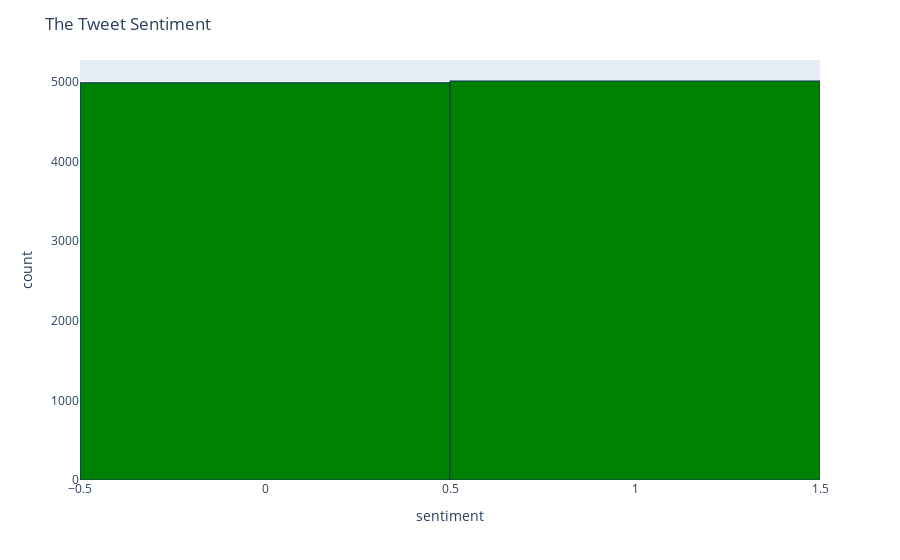

This figure's notebook cell:
### Code cell
# Imports the functions and plot the sentiment
# plotting the sentiment column of the dataset in the 2 category of positive and negative

import matplotlib.pyplot as plt
import seaborn as sns
color = sns.color_palette()
%matplotlib inline
import plotly.offline as py
py.init_notebook_mode(connected=True)
import plotly.graph_objs as go
import plotly.tools as tls
import plotly.express as px
%matplotlib inline
%matplotlib notebook

# Product Scores
fig = px.histogram(dataset, x="sentiment")
fig.update_traces(marker_color="green",marker_line_color='rgb(8,48,90)', 
                  marker_line_width=1.0)
fig.update_layout(title_text='The Tweet Sentiment')
fig.show()

### Figure 1 — Plotly figure (JSON) as saved in the notebook; plotly's stock layout.template omitted (floating-point values rounded to 4 significant figures; data arrays with more than 128 entries replaced by an {"elided": "..."} marker saying what was removed)
{"data": [{"alignmentgroup": "True", "bingroup": "x", "hovertemplate": "sentiment=%{x}<br>count=%{y}<extra></extra>", "legendgroup": "", "marker": {"color": "green", "line": {"color": "rgb(8,48,90)", "width": 1}, "pattern": {"shape": ""}}, "name": "", "offsetgroup": "", "orientation": "v", "showlegend": false, "type": "histogram", "x": {"elided": "10000 int values"}, "xaxis": "x", "yaxis": "y"}], "layout": {"barmode": "relative", "legend": {"tracegroupgap": 0}, "margin": {"t": 60}, "title": {"text": "The Tweet Sentiment"}, "xaxis": {"anchor": "y", "domain": [0, 1], "title": {"text": "sentiment"}}, "yaxis": {"anchor": "x", "domain": [0, 1], "title": {"text": "count"}}}}
